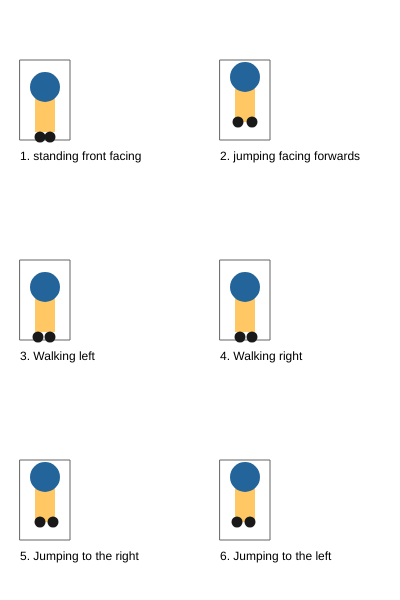
Frame 1 (no input)
Frame 60 (no input): identical to frame 1, image omitted
Frame 120 (the mouse pressed at the canvas centre since frame 60): identical to frame 1, image omitted

The p5.js sketch that drew this single still picture (run headless with seeded random() and noise() and a simulated clock; from frame 60 on, the mouse is pressed at the canvas centre):

// p5.js sketch
// ── sketch.js
/*

The Game Project

2 - Game character

Use p5 drawing functions such as rect, ellipse, line, triangle and
point to draw the different states of your game character.

Write the code so that your character appears inside the box for each
state.

IMPORTANT: For each box the variables gameChar_x & gameChar_y are set to the bottom
center of the box. You must combine these variables with arithmetic to
determine the position of each shape that you draw. This will later allow
you to adjust the position of your game character.

Each state is worth two marks:

//standing front facing = 2
//jumping facing forwards = 2
//walking left = 2
//walking right = 2
//jumping left and jumping right = 2

0 marks = not a reasonable attempt
1 mark = attempted but it lacks detail and you didn't use gameChar_x and gameChar_y correctly
2 marks = you've used a selction of shape functions and made consistent use of gameChar_x and gameChar_y

WARNING: Do not get too carried away. If you're character takes more than 5 lines
of code to draw then you've probably over done it.

** Only submit your sketch.js **

*/

var gameChar_x = 0;
var gameChar_y = 0;

function setup()
{
	createCanvas(400, 600);
}

function draw()
{
	background(255);

	//Standing, facing frontwards

	stroke(100);
	noFill();
	rect(20, 60, 50, 80);
	noStroke();
	fill(0);
	text("1. standing front facing", 20, 160);

	gameChar_x = 45;
	gameChar_y = 137;
	//Add your code here ...
    fill(255,200,100);
    rect(gameChar_x -10, gameChar_y -40, 20,35);
    fill(35,100,155);
    ellipse(gameChar_x,gameChar_y -50, 30);
    fill(25);
    ellipse(gameChar_x - 5, gameChar_y,11);
    ellipse(gameChar_x + 5, gameChar_y,11);


	//Jumping facing forwards
	stroke(100);
	noFill();
	rect(220, 60, 50, 80);
	noStroke();
	fill(0);
	text("2. jumping facing forwards", 220, 160);

	gameChar_x = 245;
	gameChar_y = 137;
	//Add your code here ...
    fill(255,200,100);
    rect(gameChar_x -10, gameChar_y -50, 20,35);
    fill(35,100,155);
    ellipse(gameChar_x,gameChar_y -60, 30);
    fill(25);
    ellipse(gameChar_x - 7, gameChar_y - 15,11);
    ellipse(gameChar_x + 7, gameChar_y -15,11);


	//Walking, turned left
	stroke(100);
	noFill();
	rect(20, 260, 50, 80);
	noStroke();
	fill(0);
	text("3. Walking left", 20, 360);

	gameChar_x = 45;
	gameChar_y = 337;
	//Add your code here ...
    fill(255,200,100);
    rect(gameChar_x -10, gameChar_y -40, 20,35);
    fill(35,100,155);
    ellipse(gameChar_x,gameChar_y -50, 30);
    fill(25);
    ellipse(gameChar_x - 7, gameChar_y,11);
    ellipse(gameChar_x + 5, gameChar_y,11);


	//Walking, turned right
	stroke(100);
	noFill();
	rect(220, 260, 50, 80);
	noStroke();
	fill(0);
	text("4. Walking right", 220, 360);

	gameChar_x = 245;
	gameChar_y = 337;
	//Add your code here ...
     fill(255,200,100);
    rect(gameChar_x -10, gameChar_y -40, 20,35);
    fill(35,100,155);
    ellipse(gameChar_x,gameChar_y -50, 30);
    fill(25);
    ellipse(gameChar_x - 5, gameChar_y,11);
    ellipse(gameChar_x + 7, gameChar_y,11);


	//Jumping right
	stroke(100);
	noFill();
	rect(20, 460, 50, 80);
	noStroke();
	fill(0);
	text("5. Jumping to the right", 20, 560);

	gameChar_x = 45;
	gameChar_y = 537;
	//Add your code here ...
    fill(255,200,100);
    rect(gameChar_x -10, gameChar_y -50, 20,35);
    fill(35,100,155);
    ellipse(gameChar_x,gameChar_y -60, 30);
    fill(25);
    ellipse(gameChar_x - 5, gameChar_y - 15,11);
    ellipse(gameChar_x + 8, gameChar_y -15,11);



	//Jumping to the left
	stroke(100);
	noFill();
	rect(220, 460, 50, 80);
	noStroke();
	fill(0);
	text("6. Jumping to the left", 220, 560);

	gameChar_x = 245;
	gameChar_y = 537;
	//Add your code here ...
    fill(255,200,100);
    rect(gameChar_x -10, gameChar_y -50, 20,35);
    fill(35,100,155);
    ellipse(gameChar_x,gameChar_y -60, 30);
    fill(25);
    ellipse(gameChar_x - 8, gameChar_y - 15,11);
    ellipse(gameChar_x + 5, gameChar_y -15,11);

}
